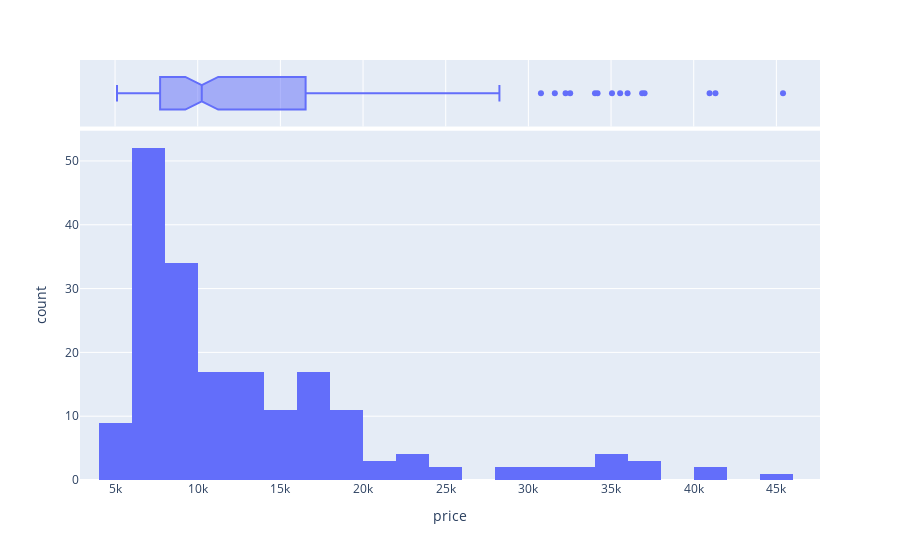

Notebook code for this chart:
### Code cell
fig = px.histogram(df, x="price", nbins=30, marginal='box')
fig.show()

### Figure 1 — Plotly figure (JSON) as saved in the notebook; plotly's stock layout.template omitted (floating-point values rounded to 4 significant figures; data arrays with more than 128 entries replaced by an {"elided": "..."} marker saying what was removed)
{"data": [{"alignmentgroup": "True", "bingroup": "x", "hovertemplate": "price=%{x}<br>count=%{y}<extra></extra>", "legendgroup": "", "marker": {"color": "#636efa", "pattern": {"shape": ""}}, "name": "", "nbinsx": 30, "offsetgroup": "", "orientation": "v", "showlegend": false, "type": "histogram", "x": {"elided": "193 int values"}, "xaxis": "x", "yaxis": "y"}, {"alignmentgroup": "True", "hovertemplate": "price=%{x}<extra></extra>", "legendgroup": "", "marker": {"color": "#636efa"}, "name": "", "notched": true, "offsetgroup": "", "showlegend": false, "type": "box", "x": {"elided": "193 int values"}, "xaxis": "x2", "yaxis": "y2"}], "layout": {"barmode": "relative", "legend": {"tracegroupgap": 0}, "margin": {"t": 60}, "xaxis": {"anchor": "y", "domain": [0, 1], "title": {"text": "price"}}, "xaxis2": {"anchor": "y2", "domain": [0, 1], "matches": "x", "showgrid": true, "showticklabels": false}, "yaxis": {"anchor": "x", "domain": [0, 0.8316], "title": {"text": "count"}}, "yaxis2": {"anchor": "x2", "domain": [0.8416, 1], "matches": "y2", "showgrid": false, "showline": false, "showticklabels": false, "ticks": ""}}}
